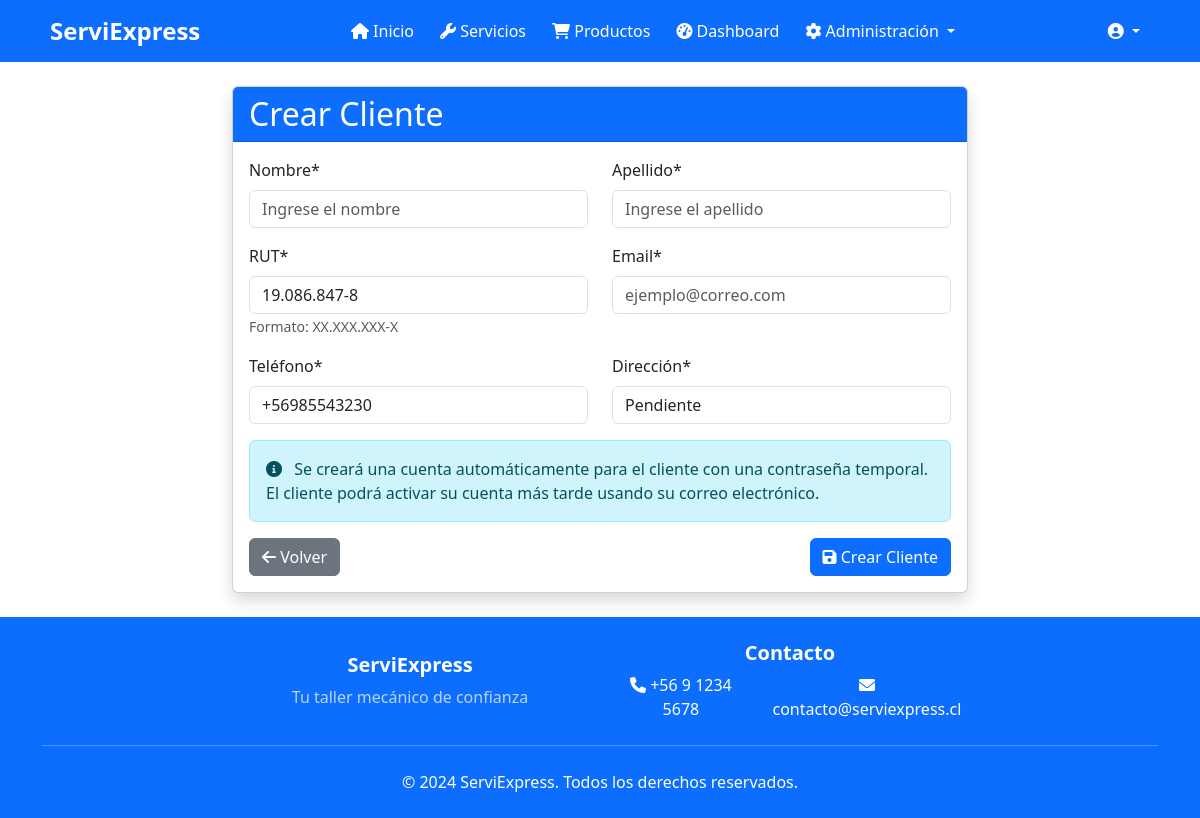
/management/clients/17/edit/ (signed in), run on the app's committed database.
### workshop/models.py (models this page shows, shortened)
class Client(models.Model):
    user = models.OneToOneField(
        User,
        on_delete=models.CASCADE,
        related_name='client'
    )
    rut = models.CharField(
        max_length=12,
        unique=True,
        validators=[
            RegexValidator(
                regex=r'^\d{1,2}\.\d{3}\.\d{3}[-][0-9kK]{1}$',
                message='Formato de RUT inválido. Debe ser XX.XXX.XXX-X'
            )
        ],
        verbose_name='RUT',
        help_text='Formato: XX.XXX.XXX-X'
    )
    phone = models.CharField(
        max_length=15,
        validators=[validate_phone_number],
        verbose_name='Teléfono',
        help_text='Formato: +56 9 XXXX XXXX'
    )
    address = models.CharField(
        max_length=200,
        verbose_name='Dirección',
        help_text='Ingrese la dirección completa'
    )
    created_at = models.DateTimeField(
        auto_now_add=True,
        verbose_name='Fecha de registro'
    )
    updated_at = models.DateTimeField(
        auto_now=True,
        verbose_name='Última actualización'
    )
    class Meta:
        verbose_name = 'Cliente'
        verbose_name_plural = 'Clientes'
        ordering = ['-created_at']

### workshop/views/client_views.py (the view)
# urls.py: path('management/clients/<int:client_id>/edit/', client_views.client_edit, name='client_edit'),
@login_required
@client_management_required
def client_edit(request, client_id):
    client = get_object_or_404(Client, id=client_id)
    if request.method == 'POST':
        form = ClientForm(request.POST, instance=client)
        if form.is_valid():
            form.save()
            messages.success(request, 'Cliente actualizado exitosamente.')
            return redirect('client_list')
    else:
        form = ClientForm(instance=client)
    return render(request, 'workshop/admin/client_form.html', {
        'form': form,
        'client': client,
        'action': 'Editar'
    })

### templates/workshop/admin/client_form.html (shortened to what this page needs)
{% extends 'base.html' %}
{% load widget_tweaks %}
{% block content %}
<div class="container py-4">
    <div class="row justify-content-center">
        <div class="col-md-8">
            <div class="card shadow">
                <div class="card-header bg-primary text-white">
                    <h2 class="card-title mb-0">Crear Cliente</h2>
                </div>
                <div class="card-body">
                    <form method="post">
                        <div class="row">
                            <div class="col-md-6 mb-3">
                                <label for="{{ form.first_name.id_for_label }}" class="form-label">Nombre*</label>
                                {% render_field form.first_name class="form-control" %}
                            </div>
                            <div class="col-md-6 mb-3">
                                <label for="{{ form.last_name.id_for_label }}" class="form-label">Apellido*</label>
                                {% render_field form.last_name class="form-control" %}
                            </div>
                        </div>
                        <div class="row">
                            <div class="col-md-6 mb-3">
                                <label for="{{ form.rut.id_for_label }}" class="form-label">RUT*</label>
                                {% render_field form.rut class="form-control" %}
                                <small class="form-text text-muted">Formato: XX.XXX.XXX-X</small>
                            </div>
                            <div class="col-md-6 mb-3">
                                <label for="{{ form.email.id_for_label }}" class="form-label">Email*</label>
                                {% render_field form.email class="form-control" %}
                            </div>
                        </div>
                        <div class="row">
                            <div class="col-md-6 mb-3">
                                <label for="{{ form.phone.id_for_label }}" class="form-label">Teléfono*</label>
                                {% render_field form.phone class="form-control" %}
                            </div>
                            <div class="col-md-6 mb-3">
                                <label for="{{ form.address.id_for_label }}" class="form-label">Dirección*</label>
                                {% render_field form.address class="form-control" %}
                            </div>
                        </div>
                        <div class="alert alert-info">
                            <i class="fas fa-info-circle me-2"></i>
                            Se creará una cuenta automáticamente para el cliente con una contraseña temporal.
                            El cliente podrá activar su cuenta más tarde usando su correo electrónico.
                        </div>
                        <div class="d-flex justify-content-between">
                            <a href="{% url 'client_list' %}" class="btn btn-secondary">
                                <i class="fas fa-arrow-left"></i> Volver
                            </a>
                            <button type="submit" class="btn btn-primary">
                                <i class="fas fa-save"></i> Crear Cliente
                            </button>
                        </div>
                    </form>
                </div>
            </div>
        </div>
    </div>
</div>
{% endblock %}

### templates/base.html (style rules this page uses)
body { display: flex; flex-direction: column; min-height: 100vh; margin: 0; }

### data on the page
Client: rut "19.086.847-8", phone "+56985543230", address "Pendiente"
